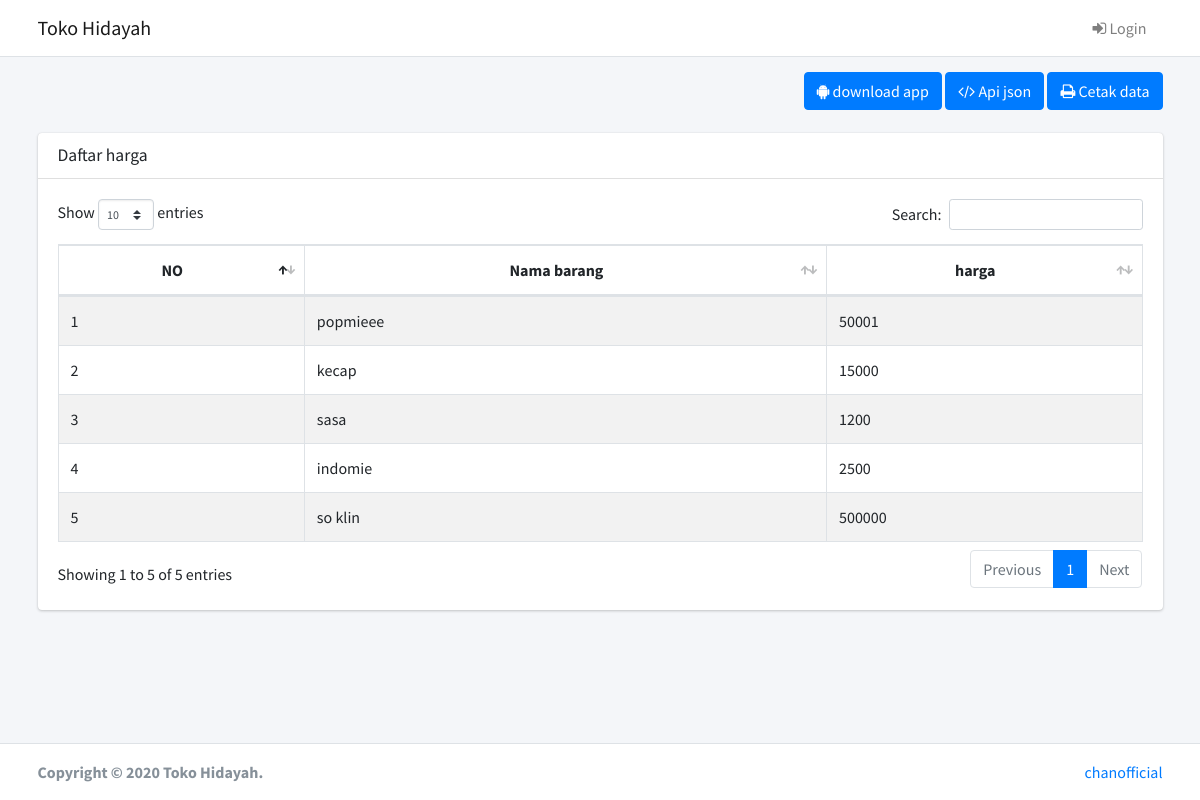
The page / on the database its author committed.
### tables this page shows
CREATE TABLE `harga` (
  `id` int(11) NOT NULL,
  `barang` varchar(100) NOT NULL,
  `awal` int(10) NOT NULL,
  `akhir` int(20) NOT NULL
);

### index.php (the view, shortened to what this page needs)
<?php
include 'koneksi.php';
?>
<!DOCTYPE html>
<html>
<head>
  <link rel="stylesheet" href="./plugins/fontawesome-free/css/all.min.css">
  <link rel="stylesheet" href="https://code.ionicframework.com/ionicons/2.0.1/css/ionicons.min.css">
  <link rel="stylesheet" href="./plugins/datatables-bs4/css/dataTables.bootstrap4.min.css">
  <link rel="stylesheet" href="./plugins/datatables-responsive/css/responsive.bootstrap4.min.css">
  <link rel="stylesheet" href="./plugins/sweetalert2-theme-bootstrap-4/bootstrap-4.min.css">
  <link rel="stylesheet" href="./plugins/toastr/toastr.min.css">
  <link rel="stylesheet" href="./dist/css/adminlte.min.css">
  <link rel="stylesheet" href="https://cdnjs.cloudflare.com/ajax/libs/font-awesome/4.7.0/css/font-awesome.min.css">
</head>
<body class="hold-transition layout-top-nav">
  <div class="wrapper">
  <nav class="main-header navbar navbar-expand-md navbar-light navbar-white">
    <div class="container">
      <a href="#" class="navbar-brand">
        <span class="brand-text font-weight-light-bold">Toko Hidayah</span>
      </a>
      <ul class="order-1 order-md-3 navbar-nav navbar-no-expand ml-auto">
        <li class="nav-item">
            <a href="login.php" class="nav-link"><i class="fa fa-sign-in" aria-hidden="true"></i> Login</a>
        </li>
      </ul>
    </div>
  </nav>
  <div class="content-wrapper">
  <div class="content-header">
      <div class="container">
        <div class="row mb-2">
          <div class="col-sm-6">
          </div>
          <div class="col-sm-6">
            <div class="float-sm-right">
              <a href="toko-hidayah.apk" class="btn btn-primary"><i class="fa fa-android" aria-hidden="true"></i> download app</a>
              <a href="json.php" class="btn btn-primary"><i class="fa fa-code" aria-hidden="true" target="_blank"></i> Api json</a>
              <a href="page/cetak-harga.php" class="btn btn-primary" target="_blank"><i class="fa fa-print" aria-hidden="true"></i> Cetak data</a>
            </div>
          </div>
        </div>
      </div>
    </div>
    <section class="content">
      <div class="container">
        <div class="row">
          <div class="col-12">
            <div class="card">
              <div class="card-header">
                <h3 class="card-title">Daftar harga</h3>
              </div>
              <div class="card-body">
                <table id="example1" class="table table-bordered table-striped">
                  <thead>
                  <tr class="text-center">
                    <th>NO</th>
                    <th>Nama barang</th>
                    <th>harga</th>
                  </tr>
                  </thead>
                  <tbody>
                        <?php
                          $no = 1;
                           $sql = mysqli_query($koneksi, "SELECT * FROM harga ");
                           while ($data = mysqli_fetch_assoc($sql)) {
                        ?>
                  <tr>
                    <td><?php echo $no++; ?></td>
                    <td><?php echo $data['barang']; ?></td>
                    <td><?php echo $data['akhir']; ?></td>
                  </tr>
                         <?php
                         }
                        ?>
                  </tbody>
                </table>
              </div>
            </div>
          </div>
        </div>
      </div>
    </section>
  </div>
  <footer class="main-footer">
    <div class="container">
    <div class="float-right d-none d-sm-inline">
      <a href="http://chanofficial.my.id">chanofficial</a>
    </div>
    <strong>Copyright &copy; 2020 Toko Hidayah.</strong>
    </div>
  </footer>
</div>
</body>
</html>

### rows shown on the page
harga: barang "popmieee", akhir "50001"
harga: barang "kecap", akhir "15000"
harga: barang "sasa", akhir "1200"
harga: barang "indomie", akhir "2500"
harga: barang "so klin", akhir "500000"
